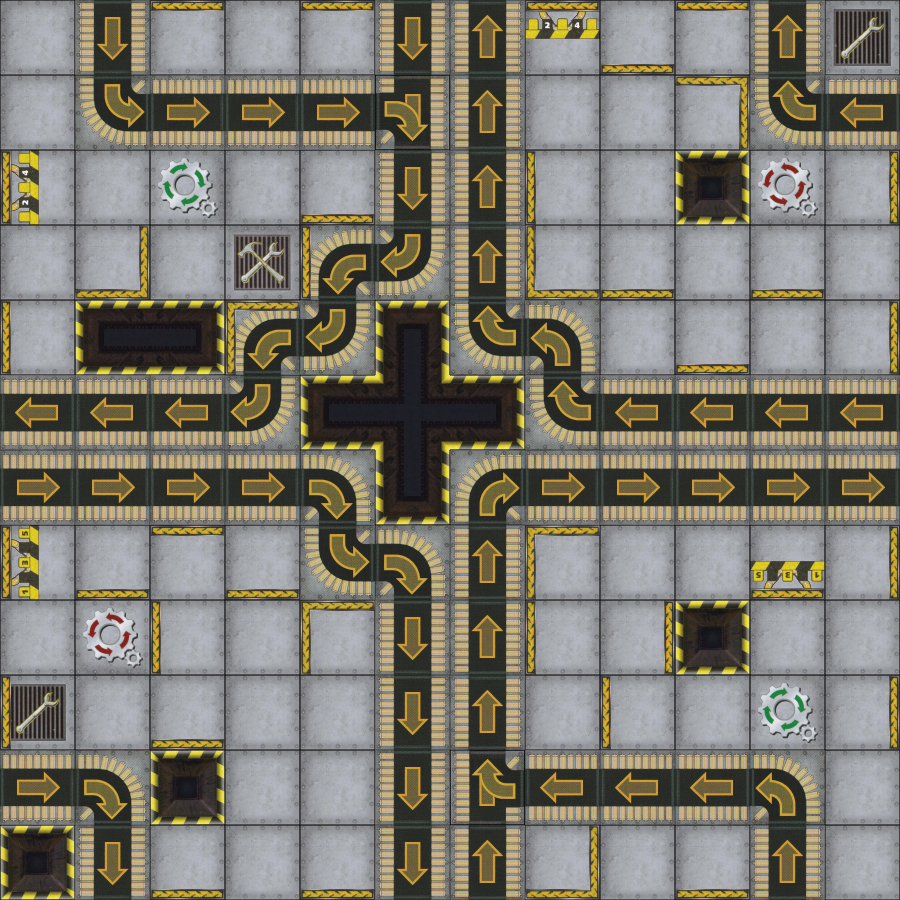

Below is a game level as drawn by its tile map, then a one-line description and the .tmx file that defines it, in full:
An orthogonal 12x12 tile map with 75x75 px tiles, 2 tile layers (Floor Layer, Wall Layer) and 7 objects (4x Laser, 3x Flag).

<map version="1.0" orientation="orthogonal" renderorder="right-down" width="12" height="12" tilewidth="75" tileheight="75" nextobjectid="26">
 <tileset firstgid="1" name="RoboRallyOriginal" tilewidth="75" tileheight="75" tilecount="24" columns="4">
  <image source="../public/images/Spritesheet Small.png" width="300" height="450" />
 </tileset>
 <layer name="Floor Layer" width="12" height="12">
  <data encoding="csv">
9,2684354561,9,9,9,2684354561,1610612737,9,9,9,1610612737,11,
9,2684354562,1,1,1,2684354563,1610612737,9,9,9,2147483650,3221225473,
9,9,22,9,9,2684354561,1610612737,9,9,15,21,9,
9,9,9,10,3221225474,536870914,1610612737,9,9,9,9,9,
9,1610612752,2684354576,3221225474,536870914,16,2147483650,1610612738,9,9,9,9,
3221225473,3221225473,3221225473,536870914,1610612752,20,2684354576,2147483650,3221225473,3221225473,3221225473,3221225473,
1,1,1,1,1073741826,3221225488,3758096386,1,1,1,1,1,
9,9,9,9,2684354562,1073741826,1610612737,9,9,9,9,9,
9,21,9,9,9,2684354561,1610612737,9,9,15,9,9,
11,9,9,9,9,2684354561,1610612737,9,9,9,22,9,
1,1073741826,15,9,9,2684354561,1610612739,3221225473,3221225473,3221225473,1610612738,9,
15,2684354561,9,9,9,2684354561,1610612737,9,9,9,1610612737,9
</data>
 </layer>
 <layer name="Wall Layer" width="12" height="12">
  <data encoding="csv">
0,0,14,0,14,0,0,2684354578,3221225486,14,0,0,
0,0,0,0,0,0,0,0,0,2684354573,0,0,
18,0,0,0,3221225486,0,0,1610612750,0,0,0,2684354574,
0,3221225485,0,0,1610612750,0,0,1610612749,3221225486,0,3221225486,0,
1610612750,0,0,13,0,0,0,0,0,3221225486,0,2684354574,
0,0,0,0,0,0,0,0,0,0,0,0,
0,0,0,0,0,0,0,0,0,0,0,0,
17,3221225486,14,3221225486,0,0,0,13,0,0,1610612753,2684354574,
0,0,1610612750,0,13,0,0,1610612750,2684354574,0,0,0,
1610612750,0,3221225486,0,0,0,0,0,1610612750,0,0,2684354574,
0,0,0,0,0,0,0,0,0,0,0,0,
0,0,3221225486,0,3221225486,0,0,3221225485,0,3221225486,0,0
</data>
 </layer>
 <objectgroup name="Object Layer">
  <object id="9" name="Double Laser" type="Laser" x="636" y="280">
   <properties>
    <property name="Count" type="int" value="2" />
   </properties>
  </object>
  <object id="11" name="Laser" type="Laser" x="340" y="200">
   <properties>
    <property name="Count" type="int" value="1" />
   </properties>
  </object>
  <object id="12" name="Laser" type="Laser" x="170" y="638" rotation="90">
   <properties>
    <property name="Count" type="int" value="1" />
   </properties>
  </object>
  <object id="13" name="Laser" type="Laser" x="550" y="638" rotation="90">
   <properties>
    <property name="Count" type="int" value="1" />
   </properties>
  </object>
  <object id="19" name="Flag1" type="Flag" x="260" y="560">
   <properties>
    <property name="Order" type="int" value="1" />
   </properties>
  </object>
  <object id="24" name="Flag2" type="Flag" x="634.667" y="190.667">
   <properties>
    <property name="Order" type="int" value="2" />
   </properties>
  </object>
  <object id="25" name="Flag3" type="Flag" x="710.667" y="706.667">
   <properties>
    <property name="Order" type="int" value="3" />
   </properties>
  </object>
 </objectgroup>
</map>